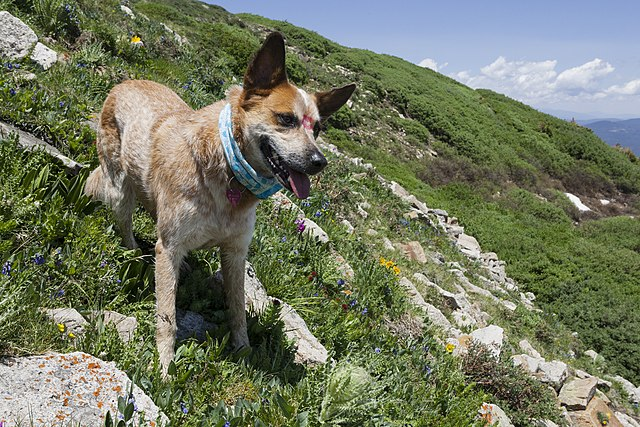
#> input picture Documentacao/notebooks/11_kmedias/datasets/dog.jpg, 640 x 427 px
$ jupyter execute notebook_11.ipynb   (shell and % lines are left out)
#> lines starting #> are read from the running program, lines starting #| are printed output that depends on the picture; long printed decimals are rounded
<hr style="height:10px">

<div class='container2'>
		<div>

		</div>
	<div style='padding: 0 7em 2em 12em;'>
	<h1>Inteligência Artificial: Uma Abordagem de Aprendizado de Máquina</h1>
    <h3> <a href="http://lattes.cnpq.br/4451540730749377">Katti Faceli</a> &#x25CF; <a href="http://lattes.cnpq.br/3451628262694747">Ana Carolina Lorena</a> &#x25CF; <a href="https://scholar.google.com/citations?user=jjoTZfoAAAAJ&hl=en">João Gama</a> &#x25CF; <a href="http://lattes.cnpq.br/5368680512020633">Tiago Agostinho de Almeida</a> &#x25CF; <a href="http://lattes.cnpq.br/9674541381385819">André C. P. L. F. de Carvalho</a></h3><br>
	<div style="font-size:12pt;float:left;"><b>ISBN:</b> 978-85-216-3920-6 | <b>Edição:</b> 3/2025 | <b>Editora:</b> LTC </div><br><br>
    <div style="font-size:12pt;float:left;"><b>Copyright &copy; 2025 LTC Editora. Todos os direitos reservados.</b></div>
	</div>
</div>

 <hr style="height:5px">


<h2>Métodos de agrupamento - K-médias</h2>

Notebook desenvolvido por: <a href="http://lattes.cnpq.br/2532893661927339">Renato Moraes Silva</a> e <a href="http://lattes.cnpq.br/4012668928932051">Pedro Reis Pires</a>

 <hr style="height:2px">

## Introdução

Neste notebook, iremos explorar o método de K-médias (Lloyd, 1982), um algoritmo de agrupamento amplamente utilizado para identificar padrões e separar dados em grupos distintos. Iremos criar uma base de dados sintética com conjuntos circulares e veremos como o K-médias se ajusta os centros dos grupos e define o limite de decisão entre eles. Por fim, demonstraremos o uso do K-médias para compressão de imagens, agrupando pixels semelhantes e reduzindo o número de cores da imagem. Esse exemplo mostra como o algoritmo pode ser aplicado em problemas práticos de simplificação e visualização de dados.

Este *notebook* se refere aos Capítulos **12 (Análise de Agrupamentos)** e **13 (Algoritmos de Agrupamento)**.

---
## Recursos Necessários

Para este *notebook*, deve ser utilizado o `Python 3.5` ou superior com as seguintes bibliotecas externas, que deverão ser instaladas:

* [`matplotlib`](https://matplotlib.org/) (versão 3.5.3 ou superior): construção e exibição de gráficos variados
* [`numpy`](https://numpy.org) (versão 1.24.3 ou superior): manipulação de dados em formato de vetores e matrizes
* [`scikit-learn`](https://scikit-learn.org/stable/) (versão 1.3.0 ou superior): conjunto de métodos e modelos úteis para Aprendizado de Máquina e Inteligência Artificial;
* [`opencv`](https://opencv.org/) (versão 4.10.0.84 ou superior): manipulação de imagens.

---

## Criando a base de dados e visualizando suas amostras

Primeiro, iremos importar todas as bibliotecas que serão usadas ao longo deste notebook.

[cell 1]
# -*- coding: utf-8 -*-
import numpy as np #importa a biblioteca usada para trabalhar com vetores e matrizes
import pandas as pd #importa a biblioteca usada para trabalhar com dataframes
import cv2 # função para ler dados em formato de imagem

import sklearn as skl
from sklearn import cluster
from sklearn import datasets

Iremos criar uma base de dados onde as amostras são separáveis linearmente. Para isso, iremos usar a classe *make_classification* da biblioteca *sklearn*.

[cell 2]
# Gerar dados
X, _ = skl.datasets.make_blobs(n_samples=500, centers=3, n_features=2,
                  cluster_std=0.8, center_box=(-6.5, 6.5), random_state=10)

# Imprime as 5 primeiras linhas da matriz X
display('X:', X[0:5,:])

Agora, vamos criar uma função para plotar os dados.

[cell 3]
# importando a biblioteca matplotlib
import matplotlib.pyplot as plt

# função para plotar os dados
def visualizarDados(X,Y):
    """
    Função usada para plotar os dados
    """

    # definindo o tamanho da figura
    plt.figure(figsize=(10,6))

    # plota os dados
    plt.scatter( X, Y, marker='o', label = 'Dados', color='blue', s=50, edgecolors='k')

    # define os nomes do eixo x e do eixo y
    plt.xlabel(r'F1',fontsize='medium')
    plt.ylabel(r'F2',fontsize='medium')

    #define o título do gráfico
    plt.title('Base de dados', fontsize='x-large')

# chamando a função que plota os dados
visualizarDados(X[:,0],X[:,1])
plt.show()
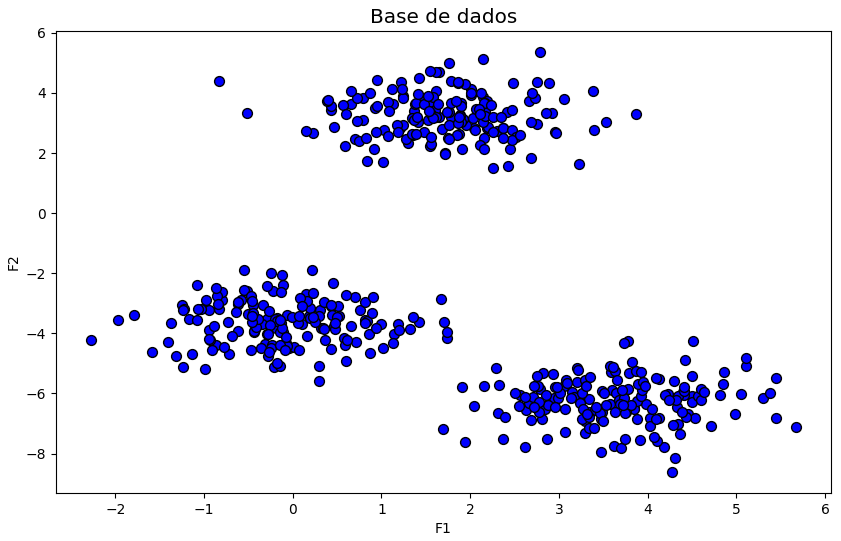
#> figure drawn by matplotlib, 1 panel

Agora, iremos aplicar o algoritmo K-médias para realizar o agrupamento dos dados. Utilizaremos um modelo com 3 grupos, até um máximo de 500 iterações e uma semente aleatória para garantir a reprodutibilidade. Após ajustar o modelo com os dados, obteremos os rótulos dos grupos para cada ponto e faremos previsões para determinar a qual grupo cada ponto pertence. Por fim, vamos extrair as coordenadas dos centróides de cada cluster.

[cell 4]
def executa_kmedias(X, n_clusters = 2, seed = 10):
    """
    Faz todo o processo de treinamento e predição
    """

    # Inicializa o modelo
    modelo =  skl.cluster.KMeans(n_clusters=n_clusters, max_iter=500,
                                     n_init='auto', random_state = seed)

    # Treina o modelo nos dados
    modelo.fit(X)

    # Obtém os rótulos de cada dado (grupo ao qual ele pertence)
    pred  = modelo.predict(X)

    return modelo, pred

# executa o K-médias com 3 grupos
modelo, pred = executa_kmedias(X, n_clusters = 3, seed = 10)

print("Modelo: \n", modelo)

print("\nCentróides: \n", modelo.cluster_centers_)

print("\nCusto: \n", modelo.inertia_)

print("\nGrupos dos 5 primeiros dados:", pred[0:5])

Iremos visualizar o limite de decisão aprendido pelo modelo.

[cell 5]
#função para plotar o limite de decisão
def plota_limite_decisao(model, X, ax):
    """
    Função usada para plotar o modelo de decisão do SVM
    """

    x = X[:, 0]
    y = X[:, 1]

    x_min, x_max = x.min() - 1, x.max() + 1
    y_min, y_max = y.min() - 1, y.max() + 1
    xx, yy = np.meshgrid(np.arange(x_min, x_max, 0.01),np.arange(y_min, y_max, 0.01))

    Z = model.predict(np.c_[xx.ravel(), yy.ravel()])
    Z = np.array(Z)
    Z = Z.reshape(xx.shape)
    out = ax.contourf(xx, yy, Z, cmap=plt.cm.coolwarm, alpha=0.8)

    ax.set_xlim(x.min()-0.1, x.max()+0.1)
    ax.set_ylim(y.min()-0.1, y.max()+0.1)
    ax.set_xticks(())
    ax.set_yticks(())

    #plota os dados da classe 0
    plt.scatter( X[:,0], X[:,1], color='blue', s=50, edgecolors='k')
    #insere a legenda
    #plt.legend()
    plt.title( "K-médias com K=" + str(len(model.cluster_centers_)) )


# define o tamanho da figura
fig, ax = plt.subplots(figsize=(8, 8))

# plota o limite de decisão
plota_limite_decisao(modelo, X, ax)
plt.show()
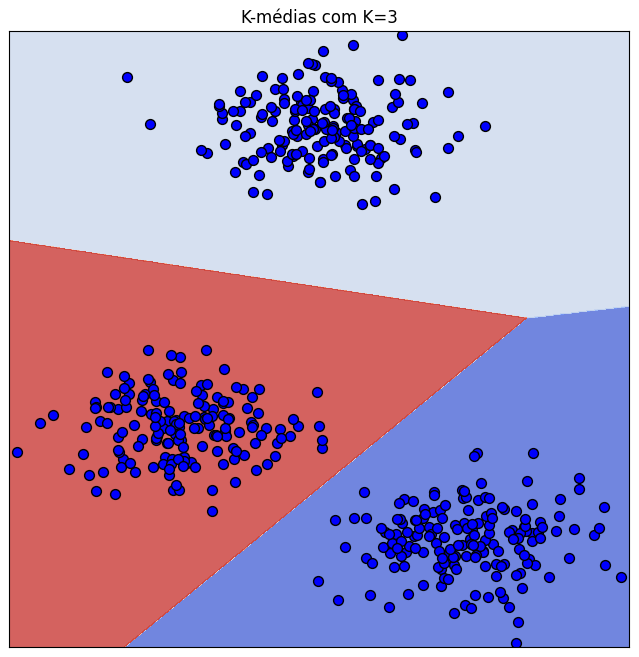
#> figure drawn by matplotlib, 1 panel

Agora, vamos testar o K-médias para diferentes valores de $k$.

[cell 6]
valores_k = np.array( [1,2,3,4,5,6] )

# inicializa os custos
custo = np.zeros( len(valores_k) )

for i, k in enumerate(valores_k):

        print('\n%s\nK = %d\n%s\n' %(20*'=',i+1,20*'=') )

        # Executa o K-médias com 3 grupos
        modelo, pred = executa_kmedias(X, n_clusters = k, seed = i*10)

        # Obtém o custo
        custo[i] = modelo.inertia_

        # Define o tamanho da figura
        fig, ax = plt.subplots(figsize=(8, 8))

        plota_limite_decisao(modelo, X, ax)

        plt.show()
#> this loop made 6 passes
#> pass 1, `plt.show()`:
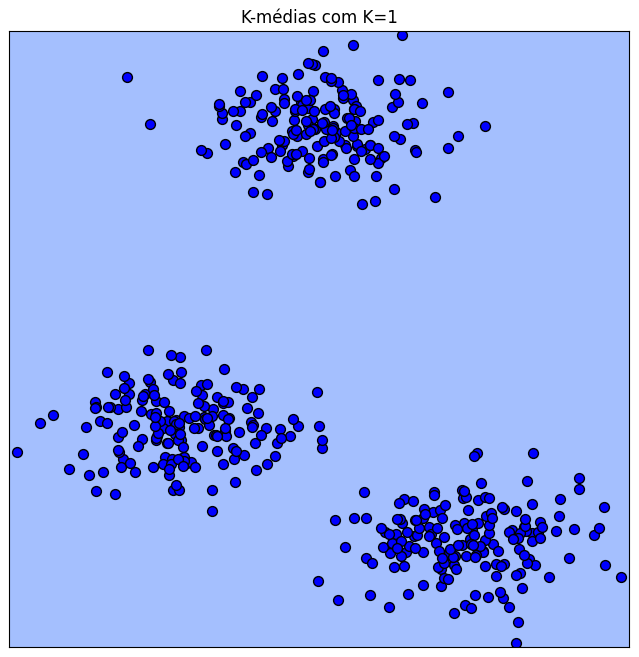
#> figure drawn by matplotlib, 1 panel
#> pass 2, `plt.show()`:
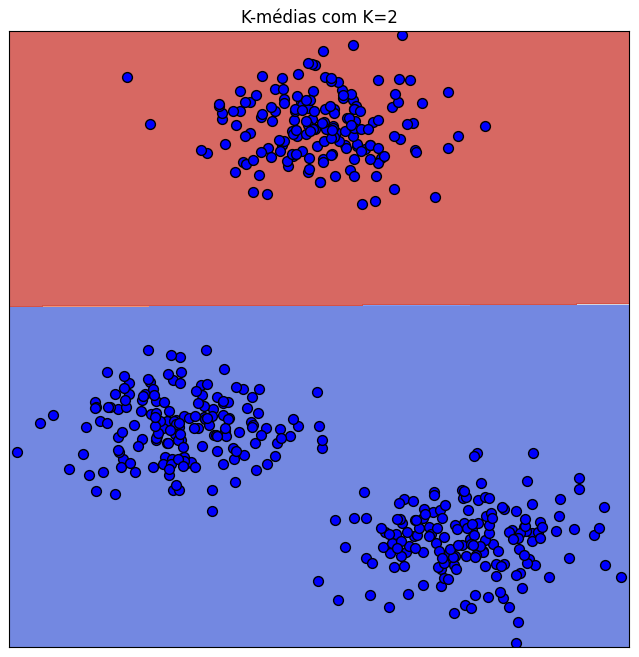
#> figure drawn by matplotlib, 1 panel

É possível ver pelos limites de decisão gerados acima que uma má escolha da quantidade de grupos pode levar agrupamentos de baixa qualidade. Isso é refletido também no custo, que é uma medida que reflete o erro do agrupamento. Abaixo, iremos exibir os valores de custo que foram coletados para cada número de grupos testados anteriormente.

[cell 7]
# Definindo o tamanho da figura
plt.figure(figsize=(8,8))

plt.plot(valores_k, custo, marker='o')

for i in range( len(custo) ):
    plt.annotate('%1.2f' %custo[i],xy=(valores_k[i]+0.05,custo[i]+0.05), fontsize='large')

xmin, xmax = plt.xlim()   # returna o xlim atual
plt.xlim([xmin,xmax+0.2]) # seta o xlim

plt.xlabel('K (qtd. de centroides)', fontsize='large')
plt.ylabel('Custo', fontsize='large')

plt.show()
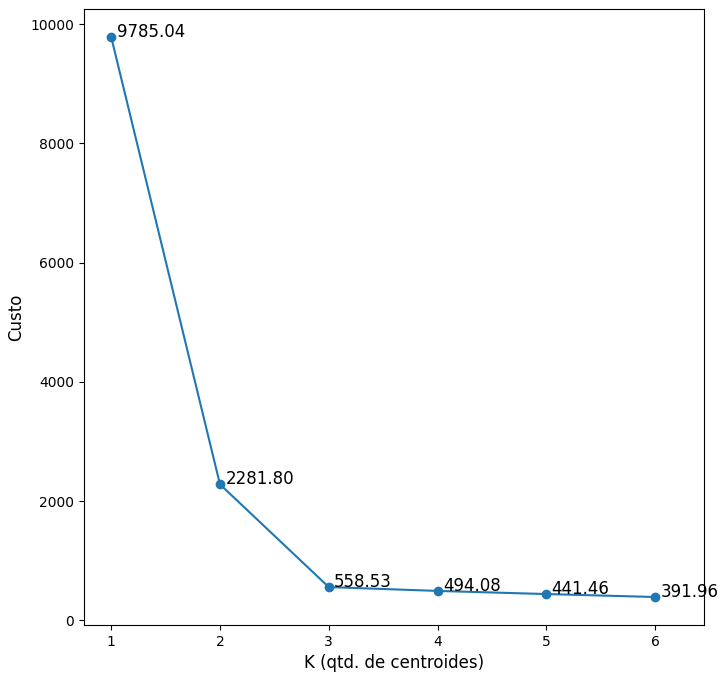
#> figure drawn by matplotlib, 1 panel

Pelo gráfico acima, é possível observar que o custo apresenta um comportamento típico de "cotovelo". Inicialmente, o custo diminui rapidamente à medida que o número de clusters aumenta, indicando que o modelo está conseguindo agrupar os dados de forma mais eficiente. No entanto, após certo ponto, essa redução no custo se torna menos significativa, sugerindo que adicionar mais clusters não exerce grandes melhorias na qualidade do agrupamento. Esse ponto de inflexão, onde a queda desacelera, é conhecido como o "cotovelo" e indica um bom compromisso entre simplicidade e precisão do modelo.

---
## Usando o K-médias para agrupar os pixels de uma imagem

Iremos usar o $k$-médias para compactar uma imagem, isto é, representá-la usando um número menor de cores.

Cada pixel da imagem será uma amostra da nossa base de dados. Cada pixel será representado por três valores que variam entre 0 e 255. O primeiro valor representa a intensidade da cor vermelha; o segundo é a intensidade da cor verde; e o terceiro é a intensidade da cor azul (RGB).

Usando o método $k$-médias, iremos encontrar os agrupamentos das cores dos pixels. Depois, o valor de cada pixel será substituído pelo valor do centróide mais próximo.

Primeiro, vamos importar a imagem e exibí-la.

[cell 8]
# importa a imagem
img = cv2.imread('datasets/dog.jpg')
#> img is the input picture: shape (427, 640, 3); mean B, G, R 97.4, 120.5, 114.5

# converte para RGB
img = cv2.cvtColor(img, cv2.COLOR_BGR2RGB)

# vamos plotar a imagem original
plt.imshow(img);
plt.title('Imagem original')
plt.show()

Iremos transformar a imagem em uma base de dados, onde cada amostra é um pixel da imagem. Além disso, iremos normalizar os valores dos pixels para ficarem entre 0 e 1.

[cell 9]
print('Dimensão inicial: ',  img.shape) # dimensões da matriz de pixels
#| Dimensão inicial:  (427, 640, 3)

# muda a dimensão da matriz de imagens para Nx3 onde N = número de pixels.
# cada linha contém os valores de vermelho, verde e azul do pixel.
X = np.reshape(np.ravel(img), (img.shape[0]*img.shape[1], 3))

print('\nNova dimensão: ',  X.shape)
#| Nova dimensão:  (273280, 3)

# iremos normalizar os valores
X = X / 255 # divide por 255 para que todos os valores fiquem entre 0 e 1

print('\nValores dos 5 primeiros pixels:')
print(X[0:5,:])
#| [[0.1137 0.1529 0.05882]
#|  [0.2627  0.302 0.2039]
#|  [0.4706 0.5216 0.4196]
#|  [0.5569 0.6078 0.4902]
#|  [0.1804 0.2392 0.1098]]

Agora, vamos plotar os pixels da imagem.

[cell 10]
# rotina que plota os pixels
from mpl_toolkits.mplot3d import Axes3D

fig = plt.figure(figsize=(10,8))
ax = fig.add_subplot(111, projection='3d')

ax.scatter(X[:,0], X[:,1], X[:,2], marker='.')

plt.show()
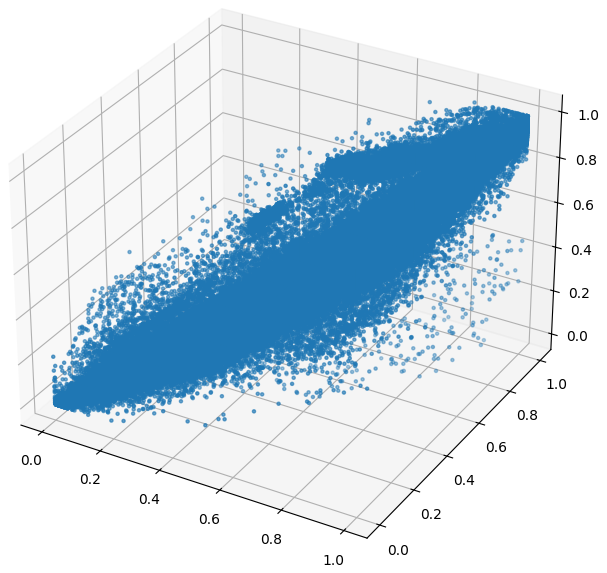
#> figure drawn by matplotlib, 1 panel

### Comprimindo a imagem

Agora, usaremos os agrupamentos do K-médias para comprimir a imagem. Para isso, nós iremos primeiramente encontrar os centróides mais próximos de cada pixel. Depois, vamos substituir cada pixel pelo centróide mais próximo.

[cell 11]
# Executa o K-médias com 3 grupos
n_clusters = 4
modelo, pred = executa_kmedias(X, n_clusters = n_clusters, seed = 10)

# Obtém dos centróides
centroids = modelo.cluster_centers_
#> centroids = [[0.161, 0.187, 0.0848], [0.568, 0.575, 0.452], [0.368, 0.4, 0.253], [0.741, 0.761, 0.788]]

# Agora vamos mapear amostra da base de dados (pixel) por seu centróide mais próximo.
X_compactado = centroids[pred,:]

print("Custo do agrupamento: ", modelo.inertia_)
#| Custo do agrupamento:  5057.671

Iremos voltar a base de dados para a dimensão original da imagem.

[cell 12]
# Vamos restaurar as dimensões originais da matriz de pixels
img_compactada = np.reshape( np.ravel(X_compactado), (img.shape[0], img.shape[1], 3 ) )
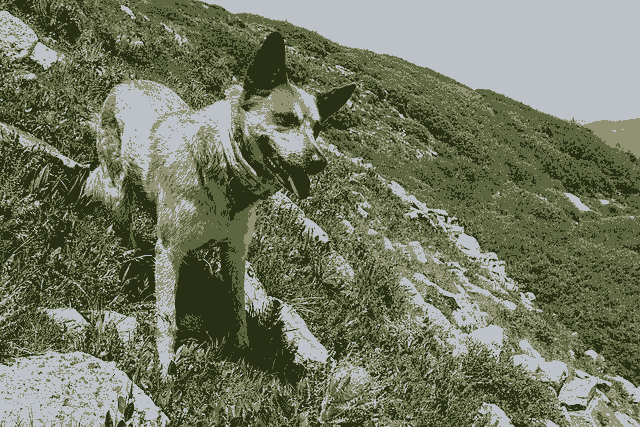
#> img_compactada: shape (427, 640, 3) float64; mean R, G, B 0.45, 0.473, 0.382

print("Dimensão da imagem resultante: ", img_compactada.shape)
#| Dimensão da imagem resultante:  (427, 640, 3)
